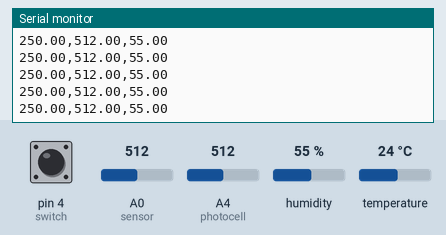
Recording of a sketch running on a simulated Arduino Uno, built with avr-gcc and run on an emulated ATmega328P. Parts: the last lines printed to the serial monitor. The inputs (shaded band) are chosen by the test bench; at power-on: A0 (sensor) = 512, A4 (photocell) = 512, pin 4 (switch) HIGH, humidity 55 %, temperature 24 °C.

Above: at 2.8 s.
2.9 s: A0 (sensor) set to 217
At 3.9 s:
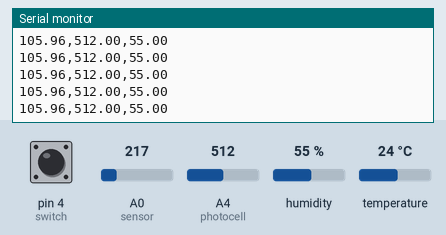
8.9 s: A0 (sensor) set to 195
At 9.7 s:
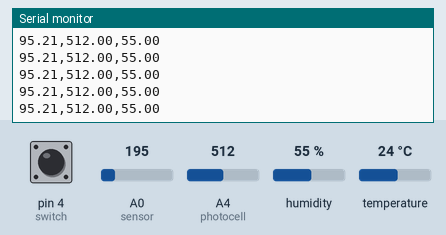
27.9 s: A4 (photocell) set to 89
At 28.7 s:
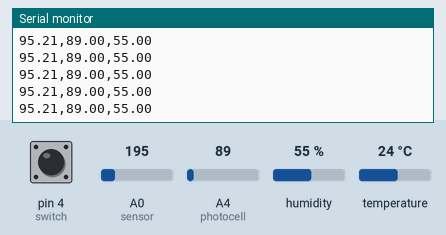
33.9 s: A4 (photocell) set to 110
At 34.6 s:
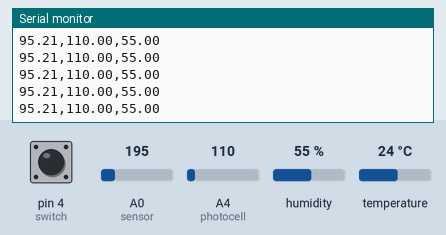
Timing chart, 0 to 36.4 s (numbered marks = the images above; inputs shaded):
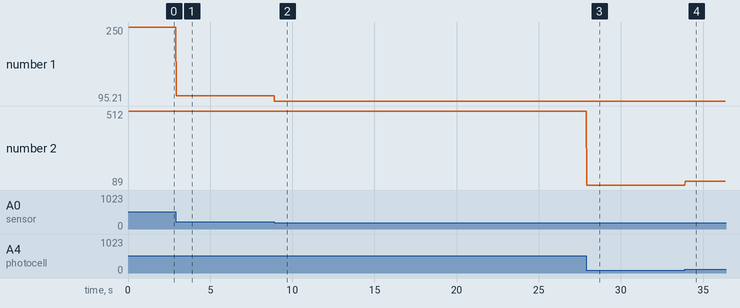

Measured:
- after the input at 2.9 s, the serial monitor: prints a new line at once (image 1)
- after the input at 8.9 s, the serial monitor: prints a new line at once (image 2)
- after the input at 27.9 s, the serial monitor: prints a new line at once (image 3)
- after the input at 33.9 s, the serial monitor: prints a new line at once (image 4)
- plotted number 1: 250 → 105.96 after the input at 2.9 s, 105.96 → 95.21 after the input at 8.9 s
- plotted number 2: 512 → 89 after the input at 27.9 s, 89 → 110 after the input at 33.9 s

The sketch:

lab4.ino
```cpp
#include <DHT.h>

// Example testing sketch for various DHT humidity/temperature sensors
// Written by ladyada, public domain
#include "DHT.h"   //the library used for the DHT sensor
#define switch 4      //the switch is connected to pin 4 of the arduino
#define photocell A4    //photocell is connected to the analog pin A4 of arduino
#define sensor A0     //The sensor is connected to analog pin A0 of the sensor
#define DHTPIN 2     //the second pin of the humidity sensor connected to pin 2 of arduino
#define DHTTYPE DHT11   // DHT 11

DHT dht(DHTPIN, DHTTYPE);   //initialization for the DHT sensor

void setup() {
  //initialize communication with the serial monitor
  Serial.begin(9600);

  //set the switch, photocell and sensor as inputs in the arduino
  pinMode(switch, INPUT);
  pinMode(photocell, INPUT);
  pinMode(sensor, INPUT);

  //enable the dht function from the library
  dht.begin();
}

void loop() {
  // Wait a 20 seconds between measurements.
  delay(20);

  float light = analogRead(photocell);  //read the value of the ight from the photocell
  //read the value of the temperature from the sensor
  float temp = ((5.0 * analogRead(sensor) * 100.0) / 1024);
  // Reading temperature or humidity takes about 250 milliseconds!
  // Sensor readings may also be up to 2 seconds 'old' (its a very slow sensor)
  float h = dht.readHumidity();
  // Read temperature as Celsius (the default)
  float t = dht.readTemperature();
  // Read temperature as Fahrenheit (isFahrenheit = true)
  float f = dht.readTemperature(true);

  // Check if any reads failed and exit early (to try again).
  if (isnan(h) || isnan(t) || isnan(f)) {
    Serial.println("Failed to read from DHT sensor!");
    return;
  }

  // Compute heat index in Fahrenheit (the default)
  float hif = dht.computeHeatIndex(f, h);
  // Compute heat index in Celsius (isFahreheit = false)
  float hic = dht.computeHeatIndex(t, h, false);

  //IF THE SWITCH IS OFF PRINT VALUES WITH UNITS
  if ( digitalRead(switch) == 0) {
    //read the temperature from the sensor
    Serial.print("Temperature from temperature sensor :");
    Serial.print(temp);
    Serial.println(" *C ");
    Serial.print("Temperature from DHT: ");
    Serial.print(t);
    Serial.print(" *C\t");
    Serial.print(f);
    Serial.println(" *F");
    Serial.print("Light level: ");
    Serial.print( light);
    Serial.println(" Lux");
    Serial.print("Humidity: ");
    Serial.print(h);
    Serial.println(" %");
    Serial.print("Heat index: ");
    Serial.print(hic);
    Serial.print(" *C\t ");
    Serial.print(hif);
    Serial.println(" *F");
  }
  //WHEN THE SWITCH IS OFF PRINT ONLY NUMERICAL VALUES
  //only print temperature from the temperature sensor, ambient light and humidity from sensor
  //need to comment “,” if used in Matlab
  else {
    Serial.print(temp);
    Serial.print(",");
    Serial.print(light);
    Serial.print(",");
    Serial.println(h);

  }
}
```
